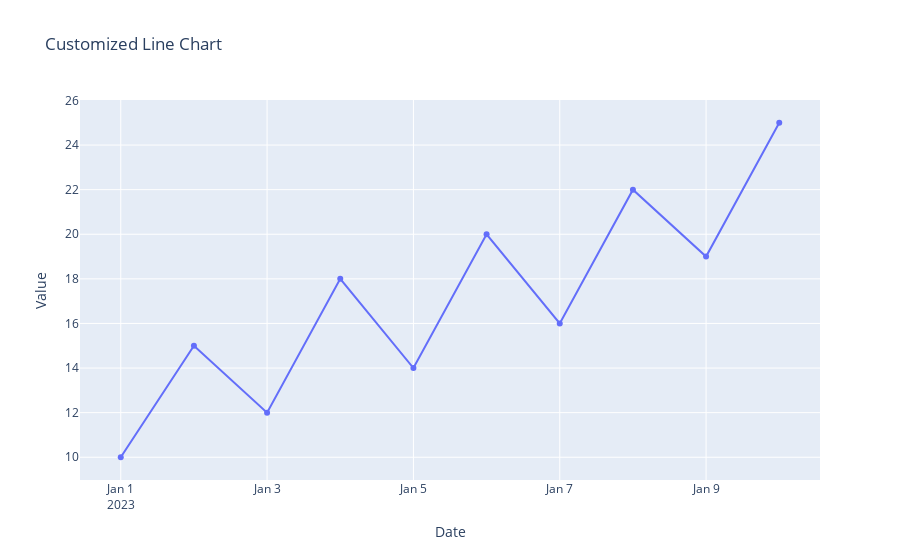

Here is the notebook cell this chart was saved with:
### Markdown cell above
#### **Task 3: Customizing Charts**

### Code cell
import plotly.graph_objects as go
from datetime import datetime

# Create data
data3 = pd.DataFrame({
    "Date": pd.date_range(start="2023-01-01", end="2023-01-10"),
    "Value": [10, 15, 12, 18, 14, 20, 16, 22, 19, 25]
})

# Create a line chart
fig = go.Figure()
fig.add_trace(go.Scatter(x=data3["Date"], y=data3["Value"], mode="lines+markers", name="Values"))

# Customize the chart
fig.update_layout(
    title="Customized Line Chart",
    xaxis_title="Date",
    yaxis_title="Value"
)
fig.show()

### Figure 1 — Plotly figure (JSON) as saved in the notebook; plotly's stock layout.template omitted (floating-point values rounded to 4 significant figures)
{"data": [{"mode": "lines+markers", "name": "Values", "type": "scatter", "x": ["2023-01-01T00:00:00", "2023-01-02T00:00:00", "2023-01-03T00:00:00", "2023-01-04T00:00:00", "2023-01-05T00:00:00", "2023-01-06T00:00:00", "2023-01-07T00:00:00", "2023-01-08T00:00:00", "2023-01-09T00:00:00", "2023-01-10T00:00:00"], "y": [10, 15, 12, 18, 14, 20, 16, 22, 19, 25]}], "layout": {"autosize": true, "title": {"text": "Customized Line Chart"}, "xaxis": {"autorange": true, "range": ["2022-12-31 10:55:40.1001", "2023-01-10 13:04:19.8999"], "title": {"text": "Date"}, "type": "date"}, "yaxis": {"autorange": true, "range": [8.762, 26.24], "title": {"text": "Value"}, "type": "linear"}}}
